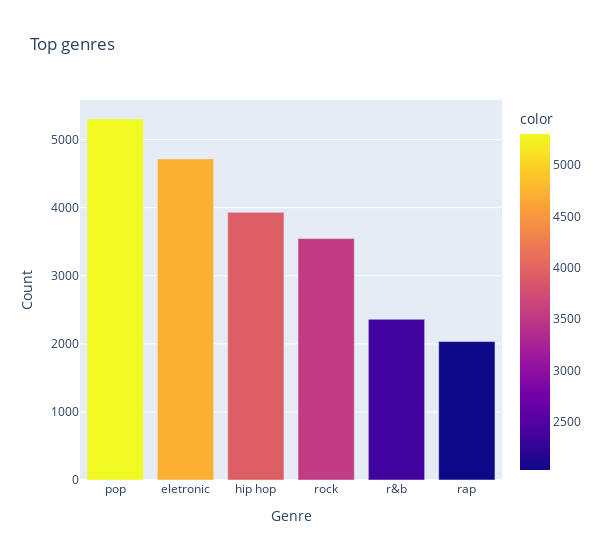

This figure's notebook cell:
### Code cell
plot_data = df['genres'].explode().value_counts()

fig = px.bar(
    x=plot_data.index,
    y=plot_data.values,
    orientation='v',
    title='Top genres',
    labels={'x': 'Genre', 'y': 'Count'},
    color=plot_data.values,
    color_discrete_sequence=px.colors.qualitative.Safe,
    width=600,
)
fig.show()

### Figure 1 — Plotly figure (JSON) as saved in the notebook; plotly's stock layout.template omitted (floating-point values rounded to 4 significant figures)
{"data": [{"alignmentgroup": "True", "hovertemplate": "Genre=%{x}<br>Count=%{y}<br>color=%{marker.color}<extra></extra>", "legendgroup": "", "marker": {"color": [5302, 4716, 3931, 3546, 2360, 2033], "coloraxis": "coloraxis", "pattern": {"shape": ""}}, "name": "", "offsetgroup": "", "orientation": "v", "showlegend": false, "textposition": "auto", "x": ["pop", "eletronic", "hip hop", "rock", "r&b", "rap"], "xaxis": "x", "y": [5302, 4716, 3931, 3546, 2360, 2033], "yaxis": "y", "type": "bar"}], "layout": {"xaxis": {"anchor": "y", "domain": [0.0, 1.0], "title": {"text": "Genre"}}, "yaxis": {"anchor": "x", "domain": [0.0, 1.0], "title": {"text": "Count"}}, "coloraxis": {"colorbar": {"title": {"text": "color"}}, "colorscale": [[0.0, "#0d0887"], [0.1111, "#46039f"], [0.2222, "#7201a8"], [0.3333, "#9c179e"], [0.4444, "#bd3786"], [0.5556, "#d8576b"], [0.6667, "#ed7953"], [0.7778, "#fb9f3a"], [0.8889, "#fdca26"], [1.0, "#f0f921"]]}, "legend": {"tracegroupgap": 0}, "title": {"text": "Top genres"}, "barmode": "relative", "width": 600}}
